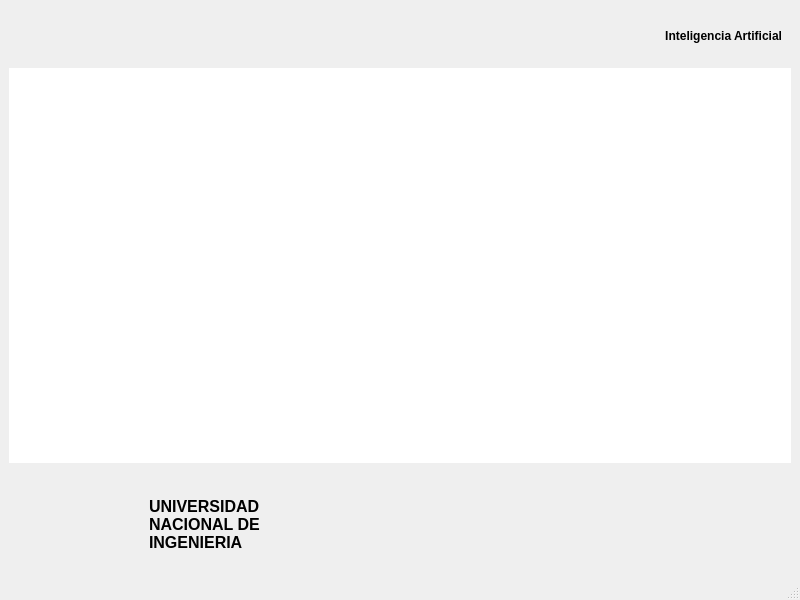
<?xml version="1.0" encoding="UTF-8"?>
<ui version="4.0">
 <class>MainWindow</class>
 <widget class="QMainWindow" name="MainWindow">
  <property name="geometry">
   <rect>
    <x>0</x>
    <y>0</y>
    <width>800</width>
    <height>600</height>
   </rect>
  </property>
  <property name="sizePolicy">
   <sizepolicy hsizetype="Expanding" vsizetype="Expanding">
    <horstretch>0</horstretch>
    <verstretch>0</verstretch>
   </sizepolicy>
  </property>
  <property name="minimumSize">
   <size>
    <width>0</width>
    <height>400</height>
   </size>
  </property>
  <property name="windowTitle">
   <string>MainWindow</string>
  </property>
  <widget class="QWidget" name="centralwidget">
   <layout class="QVBoxLayout" name="verticalLayout_2">
    <item>
     <widget class="QWidget" name="pnSuperior" native="true">
      <property name="minimumSize">
       <size>
        <width>0</width>
        <height>50</height>
       </size>
      </property>
      <layout class="QHBoxLayout" name="horizontalLayout">
       <item>
        <widget class="QLabel" name="lbImgBack">
         <property name="minimumSize">
          <size>
           <width>40</width>
           <height>40</height>
          </size>
         </property>
         <property name="maximumSize">
          <size>
           <width>40</width>
           <height>40</height>
          </size>
         </property>
         <property name="cursor">
          <cursorShape>PointingHandCursor</cursorShape>
         </property>
         <property name="text">
          <string/>
         </property>
        </widget>
       </item>
       <item>
        <widget class="QLabel" name="lbTitulo">
         <property name="font">
          <font>
           <weight>75</weight>
           <bold>true</bold>
          </font>
         </property>
         <property name="text">
          <string>Inteligencia Artificial</string>
         </property>
         <property name="alignment">
          <set>Qt::AlignRight|Qt::AlignTrailing|Qt::AlignVCenter</set>
         </property>
        </widget>
       </item>
      </layout>
     </widget>
    </item>
    <item>
     <widget class="QMdiArea" name="pnCentral">
      <property name="background">
       <brush brushstyle="SolidPattern">
        <color alpha="255">
         <red>255</red>
         <green>255</green>
         <blue>255</blue>
        </color>
       </brush>
      </property>
     </widget>
    </item>
    <item>
     <widget class="QWidget" name="pnInferior" native="true">
      <property name="minimumSize">
       <size>
        <width>0</width>
        <height>100</height>
       </size>
      </property>
      <widget class="QLabel" name="lbLogoUni">
       <property name="geometry">
        <rect>
         <x>20</x>
         <y>20</y>
         <width>101</width>
         <height>71</height>
        </rect>
       </property>
       <property name="text">
        <string/>
       </property>
      </widget>
      <widget class="QLabel" name="lbTextoUni">
       <property name="geometry">
        <rect>
         <x>140</x>
         <y>20</y>
         <width>141</width>
         <height>71</height>
        </rect>
       </property>
       <property name="font">
        <font>
         <pointsize>12</pointsize>
         <weight>75</weight>
         <bold>true</bold>
        </font>
       </property>
       <property name="text">
        <string>UNIVERSIDAD NACIONAL DE INGENIERIA</string>
       </property>
       <property name="scaledContents">
        <bool>false</bool>
       </property>
       <property name="wordWrap">
        <bool>true</bool>
       </property>
      </widget>
     </widget>
    </item>
   </layout>
  </widget>
  <widget class="QMenuBar" name="menubar">
   <property name="geometry">
    <rect>
     <x>0</x>
     <y>0</y>
     <width>800</width>
     <height>21</height>
    </rect>
   </property>
  </widget>
  <widget class="QStatusBar" name="statusbar"/>
 </widget>
 <resources/>
 <connections/>
</ui>
